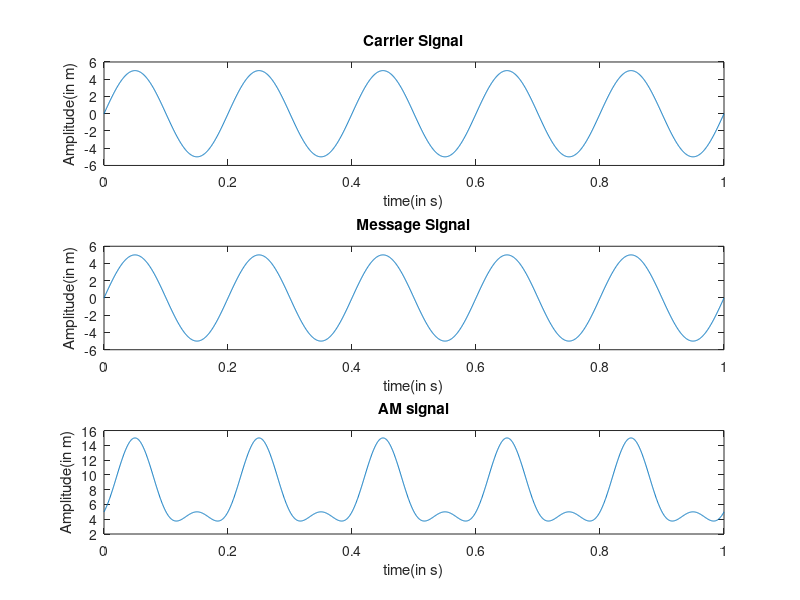

MATLAB code for this plot:
clc;
clear all;
close all;

% Amplitude Modulation

Ac=input("Enter carrier amplitude (in m):");
fc=input("Enter carrier frequency (in Hz):");
Am=input("Enter message amplitude (in m):");
fm=input("Enter message frequency (in Hz):");
m = 1;
F = 2000;
T = 1/F;
t=0:T:1;

%carrier
xc = Ac*sin(2*pi*fc*t);
subplot(3, 1, 1);
plot(t, xc);
title("Carrier Signal");
xlabel("time(in s)");
ylabel("Amplitude(in m)");

%message
subplot(3, 1, 2);
xm=Am*sin(2*pi*fm*t);
plot(t, xm);
title("Message Signal");
xlabel("time(in s)");
ylabel("Amplitude(in m)");


%AM wave
y = Ac+Am*(1+m*sin(2*pi*fm*t)).*sin(2*pi*fc*t);
subplot(3, 1, 3);
plot(t, y);
title("AM signal");
xlabel("time(in s)");
ylabel("Amplitude(in m)");
